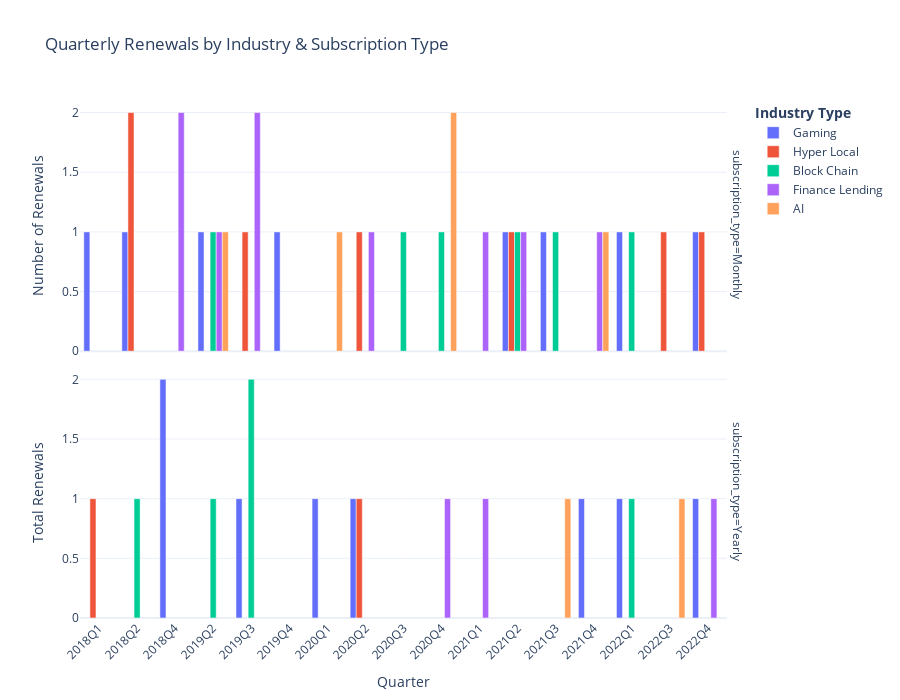

Notebook cell for this chart:
### Code cell
# This was the same idea but different chart I have tried

# Convert start_date to datetime
subscription_data["start_date"] = pd.to_datetime(subscription_data["start_date"])

# Extract year and quarter
subscription_data["quarter"] = subscription_data["start_date"].dt.to_period("Q")

# Merge with industry data
subscription_industry = subscription_data.merge(industry_data, on="client_id", how="left")

# Count renewals per quarter, industry, and subscription type
renewal_counts = (
    subscription_industry[subscription_industry["renewed"]]
    .groupby(["quarter", "industry", "subscription_type"])["client_id"]
    .count()
    .reset_index()
)

# Rename columns
renewal_counts.columns = ["quarter", "industry", "subscription_type", "renewal_count"]

# Sort quarters chronologically
renewal_counts = renewal_counts.sort_values(by="quarter")
renewal_counts["quarter"] = renewal_counts["quarter"].astype(str)  # Convert back for Plotly

# Stacked bar chart (Grouped by subscription type)
fig = px.bar(
    renewal_counts,
    x="quarter",
    y="renewal_count",
    color="industry",
    barmode="group",
    text_auto=True,
    facet_row="subscription_type",  # Separate subscription types
    title="Quarterly Renewals by Industry & Subscription Type",
    labels={"renewal_count": "Number of Renewals", "quarter": "Quarter"},
)

# Ensure quarters are sorted properly
fig.update_layout(
    xaxis_tickangle=-45,
    template="plotly_white",
    yaxis=dict(title="Total Renewals"),
    legend_title_text="<b>Industry Type</b>",
    height=700,
    xaxis=dict(categoryorder="array", categoryarray=sorted(renewal_counts["quarter"].unique()))
)

fig.show()

### Figure 1 — Plotly figure (JSON) as saved in the notebook; plotly's stock layout.template omitted (floating-point values rounded to 4 significant figures)
{"data": [{"alignmentgroup": "True", "hovertemplate": "industry=Gaming<br>subscription_type=Monthly<br>Quarter=%{x}<br>Number of Renewals=%{y}<extra></extra>", "legendgroup": "Gaming", "marker": {"color": "#636efa", "pattern": {"shape": ""}}, "name": "Gaming", "offsetgroup": "Gaming", "orientation": "v", "showlegend": true, "textposition": "auto", "texttemplate": "%{y}", "type": "bar", "x": ["2018Q1", "2018Q2", "2019Q2", "2019Q4", "2021Q2", "2021Q3", "2022Q1", "2022Q4"], "xaxis": "x2", "y": [1, 1, 1, 1, 1, 1, 1, 1], "yaxis": "y2"}, {"alignmentgroup": "True", "hovertemplate": "industry=Gaming<br>subscription_type=Yearly<br>Quarter=%{x}<br>Number of Renewals=%{y}<extra></extra>", "legendgroup": "Gaming", "marker": {"color": "#636efa", "pattern": {"shape": ""}}, "name": "Gaming", "offsetgroup": "Gaming", "orientation": "v", "showlegend": false, "textposition": "auto", "texttemplate": "%{y}", "type": "bar", "x": ["2018Q4", "2019Q3", "2020Q1", "2020Q2", "2021Q4", "2022Q1", "2022Q4"], "xaxis": "x", "y": [2, 1, 1, 1, 1, 1, 1], "yaxis": "y"}, {"alignmentgroup": "True", "hovertemplate": "industry=Hyper Local<br>subscription_type=Monthly<br>Quarter=%{x}<br>Number of Renewals=%{y}<extra></extra>", "legendgroup": "Hyper Local", "marker": {"color": "#EF553B", "pattern": {"shape": ""}}, "name": "Hyper Local", "offsetgroup": "Hyper Local", "orientation": "v", "showlegend": true, "textposition": "auto", "texttemplate": "%{y}", "type": "bar", "x": ["2018Q2", "2019Q3", "2020Q2", "2021Q2", "2022Q3", "2022Q4"], "xaxis": "x2", "y": [2, 1, 1, 1, 1, 1], "yaxis": "y2"}, {"alignmentgroup": "True", "hovertemplate": "industry=Hyper Local<br>subscription_type=Yearly<br>Quarter=%{x}<br>Number of Renewals=%{y}<extra></extra>", "legendgroup": "Hyper Local", "marker": {"color": "#EF553B", "pattern": {"shape": ""}}, "name": "Hyper Local", "offsetgroup": "Hyper Local", "orientation": "v", "showlegend": false, "textposition": "auto", "texttemplate": "%{y}", "type": "bar", "x": ["2018Q1", "2020Q2"], "xaxis": "x", "y": [1, 1], "yaxis": "y"}, {"alignmentgroup": "True", "hovertemplate": "industry=Block Chain<br>subscription_type=Monthly<br>Quarter=%{x}<br>Number of Renewals=%{y}<extra></extra>", "legendgroup": "Block Chain", "marker": {"color": "#00cc96", "pattern": {"shape": ""}}, "name": "Block Chain", "offsetgroup": "Block Chain", "orientation": "v", "showlegend": true, "textposition": "auto", "texttemplate": "%{y}", "type": "bar", "x": ["2019Q2", "2020Q3", "2020Q4", "2021Q2", "2021Q3", "2022Q1"], "xaxis": "x2", "y": [1, 1, 1, 1, 1, 1], "yaxis": "y2"}, {"alignmentgroup": "True", "hovertemplate": "industry=Block Chain<br>subscription_type=Yearly<br>Quarter=%{x}<br>Number of Renewals=%{y}<extra></extra>", "legendgroup": "Block Chain", "marker": {"color": "#00cc96", "pattern": {"shape": ""}}, "name": "Block Chain", "offsetgroup": "Block Chain", "orientation": "v", "showlegend": false, "textposition": "auto", "texttemplate": "%{y}", "type": "bar", "x": ["2018Q2", "2019Q2", "2019Q3", "2022Q1"], "xaxis": "x", "y": [1, 1, 2, 1], "yaxis": "y"}, {"alignmentgroup": "True", "hovertemplate": "industry=Finance Lending<br>subscription_type=Monthly<br>Quarter=%{x}<br>Number of Renewals=%{y}<extra></extra>", "legendgroup": "Finance Lending", "marker": {"color": "#ab63fa", "pattern": {"shape": ""}}, "name": "Finance Lending", "offsetgroup": "Finance Lending", "orientation": "v", "showlegend": true, "textposition": "auto", "texttemplate": "%{y}", "type": "bar", "x": ["2018Q4", "2019Q2", "2019Q3", "2020Q2", "2021Q1", "2021Q2", "2021Q4"], "xaxis": "x2", "y": [2, 1, 2, 1, 1, 1, 1], "yaxis": "y2"}, {"alignmentgroup": "True", "hovertemplate": "industry=Finance Lending<br>subscription_type=Yearly<br>Quarter=%{x}<br>Number of Renewals=%{y}<extra></extra>", "legendgroup": "Finance Lending", "marker": {"color": "#ab63fa", "pattern": {"shape": ""}}, "name": "Finance Lending", "offsetgroup": "Finance Lending", "orientation": "v", "showlegend": false, "textposition": "auto", "texttemplate": "%{y}", "type": "bar", "x": ["2020Q4", "2021Q1", "2022Q4"], "xaxis": "x", "y": [1, 1, 1], "yaxis": "y"}, {"alignmentgroup": "True", "hovertemplate": "industry=AI<br>subscription_type=Monthly<br>Quarter=%{x}<br>Number of Renewals=%{y}<extra></extra>", "legendgroup": "AI", "marker": {"color": "#FFA15A", "pattern": {"shape": ""}}, "name": "AI", "offsetgroup": "AI", "orientation": "v", "showlegend": true, "textposition": "auto", "texttemplate": "%{y}", "type": "bar", "x": ["2019Q2", "2020Q1", "2020Q4", "2021Q4"], "xaxis": "x2", "y": [1, 1, 2, 1], "yaxis": "y2"}, {"alignmentgroup": "True", "hovertemplate": "industry=AI<br>subscription_type=Yearly<br>Quarter=%{x}<br>Number of Renewals=%{y}<extra></extra>", "legendgroup": "AI", "marker": {"color": "#FFA15A", "pattern": {"shape": ""}}, "name": "AI", "offsetgroup": "AI", "orientation": "v", "showlegend": false, "textposition": "auto", "texttemplate": "%{y}", "type": "bar", "x": ["2021Q3", "2022Q3"], "xaxis": "x", "y": [1, 1], "yaxis": "y"}], "layout": {"annotations": [{"font": {}, "showarrow": false, "text": "subscription_type=Yearly", "textangle": 90, "x": 0.98, "xanchor": "left", "xref": "paper", "y": 0.2425, "yanchor": "middle", "yref": "paper"}, {"font": {}, "showarrow": false, "text": "subscription_type=Monthly", "textangle": 90, "x": 0.98, "xanchor": "left", "xref": "paper", "y": 0.7575, "yanchor": "middle", "yref": "paper"}], "barmode": "group", "height": 700, "legend": {"title": {"text": "<b>Industry Type</b>"}, "tracegroupgap": 0}, "title": {"text": "Quarterly Renewals by Industry & Subscription Type"}, "xaxis": {"anchor": "y", "categoryarray": ["2018Q1", "2018Q2", "2018Q4", "2019Q2", "2019Q3", "2019Q4", "2020Q1", "2020Q2", "2020Q3", "2020Q4", "2021Q1", "2021Q2", "2021Q3", "2021Q4", "2022Q1", "2022Q3", "2022Q4"], "categoryorder": "array", "domain": [0, 0.98], "tickangle": -45, "title": {"text": "Quarter"}}, "xaxis2": {"anchor": "y2", "domain": [0, 0.98], "matches": "x", "showticklabels": false}, "yaxis": {"anchor": "x", "domain": [0, 0.485], "title": {"text": "Total Renewals"}}, "yaxis2": {"anchor": "x2", "domain": [0.515, 1], "matches": "y", "title": {"text": "Number of Renewals"}}}}
